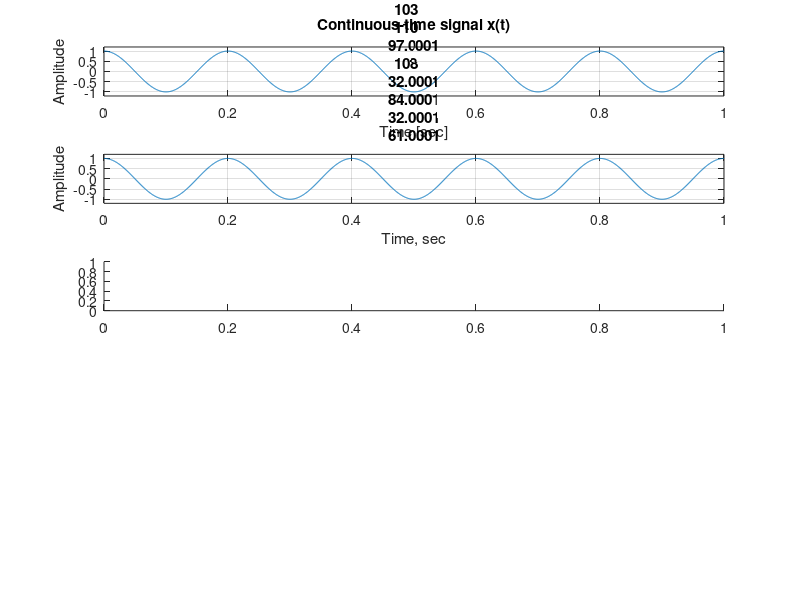

Recreate this plot in MATLAB. (Note: this script raises an error after producing the figure.)
% test.m
%

clf;

% First plot
t = 0:0.0005:1;
f = 5;
x_t = cos(2*pi*f*t);
subplot (5,1,1)
plot (t,x_t);
grid;
xlabel ('Time [sec]');
ylabel ('Amplitude');
title ('Continuous-time signal x(t)');
axis([0 1 -1.2 1.2])

% Second plot
T =0.0001;
subplot(5,1,2);
n = 0:T:1;
x_n = cos(2*pi*f*n);
y = zeros(1,length(t));

for i = 1:length(n)
    y = y + x_n(i)*sinc(t/T - i + 1);
end

plot(t,y);
grid;
xlabel ('Time, sec');
ylabel ('Amplitude');
title ("Ideal LPF Reconstructed signal T =" +T);
axis ([0 1 -1.2 1.2]);

subplot(5,1,3);
n = 0:T:1;
x_n = cos(2*pi*f*n);
y = zeros(1,length(t));

for i = 1:length(n)
    y = y + T*x_n(i)*exp(-(t-(i-1)*T)*pi).*sign(heaviside(t-(i-1)*T));
end

plot(t,y);
grid;
xlabel ('Time, sec');
ylabel ('Amplitude');
title ("Non Ideal Reconstructed Signal T = " + T);
axis ([0 1 -0.05 0.05]);

subplot(5,1,4);
T = 0.01;
n = 0:T:1;
x_n = cos(2*pi*f*n);
y = zeros(1,length(t));

for i = 1:length(n)
    y = y + T*x_n(i)*exp(-(t-(i-1)*T)*pi).*sign(heaviside(t-(i-1)*T));
end

plot(t,y);
grid;
xlabel ('Time, sec');
ylabel ('Amplitude');
title ("Non Ideal Reconstructed Signal T = " + T);
axis ([0 1 -0.05 0.05]);

subplot(5,1,5);
T = 0.1;
n = 0:T:1;
x_n = cos(2*pi*f*n);
y = zeros(1,length(t));

for i = 1:length(n)
    y = y + T*x_n(i)*exp(-(t-(i-1)*T)*pi).*sign(heaviside(t-(i-1)*T));
end

plot(t,y);
grid;
xlabel ('Time, sec');
ylabel ('Amplitude');
title ("Non Ideal Reconstructed Signal T = " + T);
axis ([0 1 -0.1 0.1]);